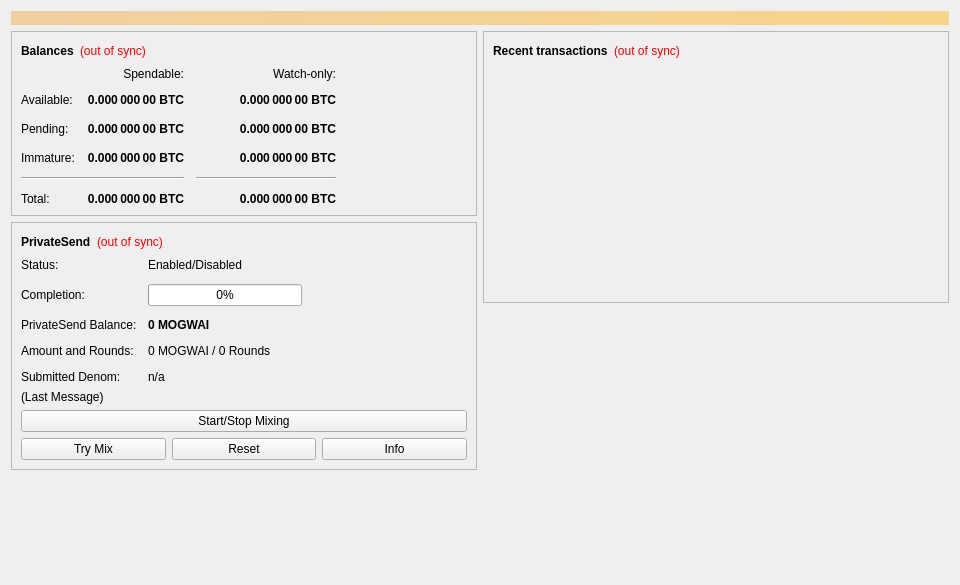
<?xml version="1.0" encoding="UTF-8"?>
<ui version="4.0">
 <class>OverviewPage</class>
 <widget class="QWidget" name="OverviewPage">
  <property name="geometry">
   <rect>
    <x>0</x>
    <y>0</y>
    <width>960</width>
    <height>585</height>
   </rect>
  </property>
  <property name="minimumSize">
   <size>
    <width>960</width>
    <height>0</height>
   </size>
  </property>
  <property name="windowTitle">
   <string>Form</string>
  </property>
  <layout class="QVBoxLayout" name="topLayout">
   <item>
    <widget class="QLabel" name="labelAlerts">
     <property name="visible">
      <bool>false</bool>
     </property>
     <property name="styleSheet">
      <string notr="true">QLabel { background-color: qlineargradient(x1: 0, y1: 0, x2: 1, y2: 0, stop:0 #F0D0A0, stop:1 #F8D488); color:#000000; }</string>
     </property>
     <property name="wordWrap">
      <bool>true</bool>
     </property>
     <property name="margin">
      <number>3</number>
     </property>
     <property name="textInteractionFlags">
      <set>Qt::TextSelectableByMouse</set>
     </property>
    </widget>
   </item>
   <item>
    <layout class="QHBoxLayout" name="horizontalLayout" stretch="1,1">
     <item>
      <layout class="QVBoxLayout" name="verticalLayout_2">
       <item>
        <widget class="QFrame" name="frame">
         <property name="frameShape">
          <enum>QFrame::StyledPanel</enum>
         </property>
         <property name="frameShadow">
          <enum>QFrame::Raised</enum>
         </property>
         <layout class="QVBoxLayout" name="verticalLayout_4">
          <item>
           <layout class="QHBoxLayout" name="horizontalLayout_4">
            <item>
             <widget class="QLabel" name="label_5">
              <property name="font">
               <font>
                <weight>75</weight>
                <bold>true</bold>
               </font>
              </property>
              <property name="text">
               <string>Balances</string>
              </property>
             </widget>
            </item>
            <item>
             <widget class="QLabel" name="labelWalletStatus">
              <property name="toolTip">
               <string>The displayed information may be out of date. Your wallet automatically synchronizes with the Mogwai network after a connection is established, but this process has not completed yet.</string>
              </property>
              <property name="styleSheet">
               <string notr="true">QLabel { color: red; }</string>
              </property>
              <property name="text">
               <string notr="true">(out of sync)</string>
              </property>
              <property name="alignment">
               <set>Qt::AlignLeading|Qt::AlignLeft|Qt::AlignVCenter</set>
              </property>
             </widget>
            </item>
            <item>
             <spacer name="horizontalSpacer_3">
              <property name="orientation">
               <enum>Qt::Horizontal</enum>
              </property>
              <property name="sizeHint" stdset="0">
               <size>
                <width>40</width>
                <height>20</height>
               </size>
              </property>
             </spacer>
            </item>
           </layout>
          </item>
          <item>
           <layout class="QGridLayout" name="gridLayout">
            <property name="spacing">
             <number>12</number>
            </property>
            <item row="2" column="2">
             <widget class="QLabel" name="labelWatchPending">
              <property name="font">
               <font>
                <weight>75</weight>
                <bold>true</bold>
               </font>
              </property>
              <property name="cursor">
               <cursorShape>IBeamCursor</cursorShape>
              </property>
              <property name="toolTip">
               <string>Unconfirmed transactions to watch-only addresses</string>
              </property>
              <property name="text">
               <string notr="true">0.000 000 00 BTC</string>
              </property>
              <property name="alignment">
               <set>Qt::AlignRight|Qt::AlignTrailing|Qt::AlignVCenter</set>
              </property>
              <property name="textInteractionFlags">
               <set>Qt::LinksAccessibleByMouse|Qt::TextSelectableByKeyboard|Qt::TextSelectableByMouse</set>
              </property>
             </widget>
            </item>
            <item row="2" column="1">
             <widget class="QLabel" name="labelUnconfirmed">
              <property name="font">
               <font>
                <weight>75</weight>
                <bold>true</bold>
               </font>
              </property>
              <property name="cursor">
               <cursorShape>IBeamCursor</cursorShape>
              </property>
              <property name="toolTip">
               <string>Total of transactions that have yet to be confirmed, and do not yet count toward the spendable balance</string>
              </property>
              <property name="text">
               <string notr="true">0.000 000 00 BTC</string>
              </property>
              <property name="alignment">
               <set>Qt::AlignRight|Qt::AlignTrailing|Qt::AlignVCenter</set>
              </property>
              <property name="textInteractionFlags">
               <set>Qt::LinksAccessibleByMouse|Qt::TextSelectableByKeyboard|Qt::TextSelectableByMouse</set>
              </property>
             </widget>
            </item>
            <item row="3" column="2">
             <widget class="QLabel" name="labelWatchImmature">
              <property name="font">
               <font>
                <weight>75</weight>
                <bold>true</bold>
               </font>
              </property>
              <property name="cursor">
               <cursorShape>IBeamCursor</cursorShape>
              </property>
              <property name="toolTip">
               <string>Mined balance in watch-only addresses that has not yet matured</string>
              </property>
              <property name="text">
               <string notr="true">0.000 000 00 BTC</string>
              </property>
              <property name="alignment">
               <set>Qt::AlignRight|Qt::AlignTrailing|Qt::AlignVCenter</set>
              </property>
              <property name="textInteractionFlags">
               <set>Qt::LinksAccessibleByMouse|Qt::TextSelectableByKeyboard|Qt::TextSelectableByMouse</set>
              </property>
             </widget>
            </item>
            <item row="4" column="0" colspan="2">
             <widget class="Line" name="lineSpendableBalance">
              <property name="orientation">
               <enum>Qt::Horizontal</enum>
              </property>
             </widget>
            </item>
            <item row="4" column="2">
             <widget class="Line" name="lineWatchBalance">
              <property name="sizePolicy">
               <sizepolicy hsizetype="Preferred" vsizetype="Fixed">
                <horstretch>0</horstretch>
                <verstretch>0</verstretch>
               </sizepolicy>
              </property>
              <property name="minimumSize">
               <size>
                <width>140</width>
                <height>0</height>
               </size>
              </property>
              <property name="orientation">
               <enum>Qt::Horizontal</enum>
              </property>
             </widget>
            </item>
            <item row="5" column="0">
             <widget class="QLabel" name="labelTotalText">
              <property name="text">
               <string>Total:</string>
              </property>
             </widget>
            </item>
            <item row="3" column="1">
             <widget class="QLabel" name="labelImmature">
              <property name="font">
               <font>
                <weight>75</weight>
                <bold>true</bold>
               </font>
              </property>
              <property name="cursor">
               <cursorShape>IBeamCursor</cursorShape>
              </property>
              <property name="toolTip">
               <string>Mined balance that has not yet matured</string>
              </property>
              <property name="text">
               <string notr="true">0.000 000 00 BTC</string>
              </property>
              <property name="alignment">
               <set>Qt::AlignRight|Qt::AlignTrailing|Qt::AlignVCenter</set>
              </property>
              <property name="textInteractionFlags">
               <set>Qt::LinksAccessibleByMouse|Qt::TextSelectableByKeyboard|Qt::TextSelectableByMouse</set>
              </property>
             </widget>
            </item>
            <item row="2" column="3">
             <spacer name="horizontalSpacer_2">
              <property name="orientation">
               <enum>Qt::Horizontal</enum>
              </property>
              <property name="sizeHint" stdset="0">
               <size>
                <width>40</width>
                <height>20</height>
               </size>
              </property>
             </spacer>
            </item>
            <item row="3" column="0">
             <widget class="QLabel" name="labelImmatureText">
              <property name="text">
               <string>Immature:</string>
              </property>
             </widget>
            </item>
            <item row="5" column="1">
             <widget class="QLabel" name="labelTotal">
              <property name="font">
               <font>
                <weight>75</weight>
                <bold>true</bold>
               </font>
              </property>
              <property name="cursor">
               <cursorShape>IBeamCursor</cursorShape>
              </property>
              <property name="toolTip">
               <string>Your current total balance</string>
              </property>
              <property name="text">
               <string notr="true">0.000 000 00 BTC</string>
              </property>
              <property name="alignment">
               <set>Qt::AlignRight|Qt::AlignTrailing|Qt::AlignVCenter</set>
              </property>
              <property name="textInteractionFlags">
               <set>Qt::LinksAccessibleByMouse|Qt::TextSelectableByKeyboard|Qt::TextSelectableByMouse</set>
              </property>
             </widget>
            </item>
            <item row="5" column="2">
             <widget class="QLabel" name="labelWatchTotal">
              <property name="font">
               <font>
                <weight>75</weight>
                <bold>true</bold>
               </font>
              </property>
              <property name="cursor">
               <cursorShape>IBeamCursor</cursorShape>
              </property>
              <property name="toolTip">
               <string>Current total balance in watch-only addresses</string>
              </property>
              <property name="text">
               <string notr="true">0.000 000 00 BTC</string>
              </property>
              <property name="alignment">
               <set>Qt::AlignRight|Qt::AlignTrailing|Qt::AlignVCenter</set>
              </property>
              <property name="textInteractionFlags">
               <set>Qt::LinksAccessibleByMouse|Qt::TextSelectableByKeyboard|Qt::TextSelectableByMouse</set>
              </property>
             </widget>
            </item>
            <item row="0" column="2">
             <widget class="QLabel" name="labelWatchonly">
              <property name="text">
               <string>Watch-only:</string>
              </property>
              <property name="alignment">
               <set>Qt::AlignRight|Qt::AlignTrailing|Qt::AlignVCenter</set>
              </property>
             </widget>
            </item>
            <item row="1" column="0">
             <widget class="QLabel" name="labelBalanceText">
              <property name="text">
               <string>Available:</string>
              </property>
             </widget>
            </item>
            <item row="1" column="1">
             <widget class="QLabel" name="labelBalance">
              <property name="font">
               <font>
                <weight>75</weight>
                <bold>true</bold>
               </font>
              </property>
              <property name="cursor">
               <cursorShape>IBeamCursor</cursorShape>
              </property>
              <property name="toolTip">
               <string>Your current spendable balance</string>
              </property>
              <property name="text">
               <string notr="true">0.000 000 00 BTC</string>
              </property>
              <property name="alignment">
               <set>Qt::AlignRight|Qt::AlignTrailing|Qt::AlignVCenter</set>
              </property>
              <property name="textInteractionFlags">
               <set>Qt::LinksAccessibleByMouse|Qt::TextSelectableByKeyboard|Qt::TextSelectableByMouse</set>
              </property>
             </widget>
            </item>
            <item row="1" column="2">
             <widget class="QLabel" name="labelWatchAvailable">
              <property name="font">
               <font>
                <weight>75</weight>
                <bold>true</bold>
               </font>
              </property>
              <property name="cursor">
               <cursorShape>IBeamCursor</cursorShape>
              </property>
              <property name="toolTip">
               <string>Your current balance in watch-only addresses</string>
              </property>
              <property name="text">
               <string notr="true">0.000 000 00 BTC</string>
              </property>
              <property name="alignment">
               <set>Qt::AlignRight|Qt::AlignTrailing|Qt::AlignVCenter</set>
              </property>
              <property name="textInteractionFlags">
               <set>Qt::LinksAccessibleByMouse|Qt::TextSelectableByKeyboard|Qt::TextSelectableByMouse</set>
              </property>
             </widget>
            </item>
            <item row="2" column="0">
             <widget class="QLabel" name="labelPendingText">
              <property name="text">
               <string>Pending:</string>
              </property>
             </widget>
            </item>
            <item row="0" column="1">
             <widget class="QLabel" name="labelSpendable">
              <property name="text">
               <string>Spendable:</string>
              </property>
              <property name="alignment">
               <set>Qt::AlignRight|Qt::AlignTrailing|Qt::AlignVCenter</set>
              </property>
             </widget>
            </item>
           </layout>
          </item>
         </layout>
        </widget>
       </item>
       <item>
        <widget class="QFrame" name="framePrivateSend">
         <property name="layoutDirection">
          <enum>Qt::LeftToRight</enum>
         </property>
         <property name="frameShape">
          <enum>QFrame::StyledPanel</enum>
         </property>
         <property name="frameShadow">
          <enum>QFrame::Raised</enum>
         </property>
         <layout class="QVBoxLayout" name="VerticalLayout_PS1">
          <item>
           <layout class="QHBoxLayout" name="horizontalLayout_5">
            <item>
             <widget class="QLabel" name="labelPrivateSendHeader">
              <property name="font">
               <font>
                <weight>75</weight>
                <bold>true</bold>
               </font>
              </property>
              <property name="text">
               <string>PrivateSend</string>
              </property>
             </widget>
            </item>
            <item>
             <widget class="QLabel" name="labelPrivateSendSyncStatus">
              <property name="toolTip">
               <string>The displayed information may be out of date. Your wallet automatically synchronizes with the Mogwai network after a connection is established, but this process has not completed yet.</string>
              </property>
              <property name="styleSheet">
               <string notr="true">QLabel { color: red; }</string>
              </property>
              <property name="text">
               <string notr="true">(out of sync)</string>
              </property>
              <property name="alignment">
               <set>Qt::AlignLeading|Qt::AlignLeft|Qt::AlignVCenter</set>
              </property>
             </widget>
            </item>
            <item>
             <spacer name="horizontalSpacer_4">
              <property name="orientation">
               <enum>Qt::Horizontal</enum>
              </property>
              <property name="sizeHint" stdset="0">
               <size>
                <width>40</width>
                <height>20</height>
               </size>
              </property>
             </spacer>
            </item>
           </layout>
          </item>
          <item>
           <layout class="QFormLayout" name="privateSendFormLayout">
            <property name="fieldGrowthPolicy">
             <enum>QFormLayout::AllNonFixedFieldsGrow</enum>
            </property>
            <property name="horizontalSpacing">
             <number>11</number>
            </property>
            <property name="verticalSpacing">
             <number>12</number>
            </property>
            <item row="0" column="0">
             <widget class="QLabel" name="labelPrivateSendEnabledText">
              <property name="text">
               <string>Status:</string>
              </property>
             </widget>
            </item>
            <item row="0" column="1">
             <widget class="QLabel" name="labelPrivateSendEnabled">
              <property name="text">
               <string>Enabled/Disabled</string>
              </property>
             </widget>
            </item>
            <item row="1" column="0">
             <widget class="QLabel" name="labelCompletitionText">
              <property name="text">
               <string>Completion:</string>
              </property>
             </widget>
            </item>
            <item row="1" column="1">
             <widget class="QProgressBar" name="privateSendProgress">
              <property name="maximumSize">
               <size>
                <width>154</width>
                <height>16777215</height>
               </size>
              </property>
              <property name="value">
               <number>0</number>
              </property>
             </widget>
            </item>
            <item row="2" column="0">
             <widget class="QLabel" name="labelAnonymizedText">
              <property name="text">
               <string>PrivateSend Balance:</string>
              </property>
             </widget>
            </item>
            <item row="2" column="1">
             <widget class="QLabel" name="labelAnonymized">
              <property name="font">
               <font>
                <weight>75</weight>
                <bold>true</bold>
               </font>
              </property>
              <property name="text">
               <string notr="true">0 MOGWAI</string>
              </property>
             </widget>
            </item>
            <item row="3" column="0">
             <widget class="QLabel" name="labelAmountAndRoundsText">
              <property name="text">
               <string>Amount and Rounds:</string>
              </property>
             </widget>
            </item>
            <item row="3" column="1">
             <widget class="QLabel" name="labelAmountRounds">
              <property name="text">
               <string>0 MOGWAI / 0 Rounds</string>
              </property>
             </widget>
            </item>
            <item row="4" column="0">
             <widget class="QLabel" name="labelSubmittedDenomText">
              <property name="text">
               <string>Submitted Denom:</string>
              </property>
             </widget>
            </item>
            <item row="4" column="1">
             <widget class="QLabel" name="labelSubmittedDenom">
              <property name="toolTip">
               <string>The denominations you submitted to the Masternode.&lt;br&gt;To mix, other users must submit the exact same denominations.</string>
              </property>
              <property name="text">
               <string>n/a</string>
              </property>
             </widget>
            </item>
           </layout>
          </item>
          <item>
           <layout class="QVBoxLayout" name="VerticalLayout_PS">
            <item>
             <widget class="QLabel" name="labelPrivateSendLastMessage">
              <property name="text">
               <string>(Last Message)</string>
              </property>
              <property name="alignment">
               <set>Qt::AlignLeading|Qt::AlignLeft|Qt::AlignTop</set>
              </property>
              <property name="wordWrap">
               <bool>true</bool>
              </property>
             </widget>
            </item>
            <item>
             <widget class="QPushButton" name="togglePrivateSend">
              <property name="sizePolicy">
               <sizepolicy hsizetype="MinimumExpanding" vsizetype="Fixed">
                <horstretch>0</horstretch>
                <verstretch>0</verstretch>
               </sizepolicy>
              </property>
              <property name="text">
               <string>Start/Stop Mixing</string>
              </property>
             </widget>
            </item>
            <item>
             <layout class="QHBoxLayout" name="horizontalLayout_debugbuttons">
              <item>
               <widget class="QPushButton" name="privateSendAuto">
                <property name="sizePolicy">
                 <sizepolicy hsizetype="MinimumExpanding" vsizetype="Fixed">
                  <horstretch>0</horstretch>
                  <verstretch>0</verstretch>
                 </sizepolicy>
                </property>
                <property name="toolTip">
                 <string>Try to manually submit a PrivateSend request.</string>
                </property>
                <property name="text">
                 <string>Try Mix</string>
                </property>
               </widget>
              </item>
              <item>
               <widget class="QPushButton" name="privateSendReset">
                <property name="sizePolicy">
                 <sizepolicy hsizetype="MinimumExpanding" vsizetype="Fixed">
                  <horstretch>0</horstretch>
                  <verstretch>0</verstretch>
                 </sizepolicy>
                </property>
                <property name="toolTip">
                 <string>Reset the current status of PrivateSend (can interrupt PrivateSend if it's in the process of Mixing, which can cost you money!)</string>
                </property>
                <property name="autoFillBackground">
                 <bool>false</bool>
                </property>
                <property name="text">
                 <string>Reset</string>
                </property>
               </widget>
              </item>
              <item>
               <widget class="QPushButton" name="privateSendInfo">
                <property name="sizePolicy">
                 <sizepolicy hsizetype="MinimumExpanding" vsizetype="Fixed">
                  <horstretch>0</horstretch>
                  <verstretch>0</verstretch>
                 </sizepolicy>
                </property>
                <property name="toolTip">
                 <string>Information about PrivateSend and Mixing</string>
                </property>
                <property name="text">
                 <string>Info</string>
                </property>
               </widget>
              </item>
             </layout>
            </item>
           </layout>
          </item>
         </layout>
        </widget>
       </item>
       <item>
        <spacer name="verticalSpacer">
         <property name="orientation">
          <enum>Qt::Vertical</enum>
         </property>
         <property name="sizeHint" stdset="0">
          <size>
           <width>20</width>
           <height>40</height>
          </size>
         </property>
        </spacer>
       </item>
      </layout>
     </item>
     <item>
      <layout class="QVBoxLayout" name="verticalLayout_3">
       <item>
        <widget class="QFrame" name="frame_2">
         <property name="frameShape">
          <enum>QFrame::StyledPanel</enum>
         </property>
         <property name="frameShadow">
          <enum>QFrame::Raised</enum>
         </property>
         <layout class="QVBoxLayout" name="verticalLayout">
          <item>
           <layout class="QHBoxLayout" name="horizontalLayout_2">
            <item>
             <widget class="QLabel" name="label_4">
              <property name="font">
               <font>
                <weight>75</weight>
                <bold>true</bold>
               </font>
              </property>
              <property name="text">
               <string>Recent transactions</string>
              </property>
             </widget>
            </item>
            <item>
             <widget class="QLabel" name="labelTransactionsStatus">
              <property name="toolTip">
               <string>The displayed information may be out of date. Your wallet automatically synchronizes with the Mogwai network after a connection is established, but this process has not completed yet.</string>
              </property>
              <property name="styleSheet">
               <string notr="true">QLabel { color: red; }</string>
              </property>
              <property name="text">
               <string notr="true">(out of sync)</string>
              </property>
              <property name="alignment">
               <set>Qt::AlignLeading|Qt::AlignLeft|Qt::AlignVCenter</set>
              </property>
             </widget>
            </item>
            <item>
             <spacer name="horizontalSpacer">
              <property name="orientation">
               <enum>Qt::Horizontal</enum>
              </property>
              <property name="sizeHint" stdset="0">
               <size>
                <width>40</width>
                <height>20</height>
               </size>
              </property>
             </spacer>
            </item>
           </layout>
          </item>
          <item>
           <widget class="QListView" name="listTransactions">
            <property name="styleSheet">
             <string notr="true">QListView { background: transparent; }</string>
            </property>
            <property name="frameShape">
             <enum>QFrame::NoFrame</enum>
            </property>
            <property name="verticalScrollBarPolicy">
             <enum>Qt::ScrollBarAlwaysOff</enum>
            </property>
            <property name="horizontalScrollBarPolicy">
             <enum>Qt::ScrollBarAlwaysOff</enum>
            </property>
            <property name="selectionMode">
             <enum>QAbstractItemView::NoSelection</enum>
            </property>
           </widget>
          </item>
         </layout>
        </widget>
       </item>
       <item>
        <spacer name="verticalSpacer_2">
         <property name="orientation">
          <enum>Qt::Vertical</enum>
         </property>
         <property name="sizeHint" stdset="0">
          <size>
           <width>20</width>
           <height>40</height>
          </size>
         </property>
        </spacer>
       </item>
      </layout>
     </item>
    </layout>
   </item>
  </layout>
 </widget>
 <resources/>
 <connections/>
</ui>
